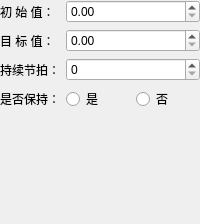
         <widget class="QWidget" name="page_slope">
          <layout class="QGridLayout" name="gridLayout_21">
           <property name="leftMargin">
            <number>0</number>
           </property>
           <property name="topMargin">
            <number>0</number>
           </property>
           <property name="rightMargin">
            <number>0</number>
           </property>
           <property name="bottomMargin">
            <number>0</number>
           </property>
           <item row="1" column="0">
            <spacer name="verticalSpacer_21">
             <property name="orientation">
              <enum>Qt::Vertical</enum>
             </property>
             <property name="sizeHint" stdset="0">
              <size>
               <width>20</width>
               <height>113</height>
              </size>
             </property>
            </spacer>
           </item>
           <item row="0" column="0">
            <layout class="QGridLayout" name="gridLayout_22">
             <item row="0" column="0">
              <widget class="QLabel" name="label_48">
               <property name="sizePolicy">
                <sizepolicy hsizetype="Maximum" vsizetype="Preferred">
                 <horstretch>0</horstretch>
                 <verstretch>0</verstretch>
                </sizepolicy>
               </property>
               <property name="text">
                <string>初 始 值：</string>
               </property>
              </widget>
             </item>
             <item row="0" column="1" colspan="2">
              <widget class="QDoubleSpinBox" name="doubleSpinBox_initalValue">
               <property name="minimumSize">
                <size>
                 <width>0</width>
                 <height>22</height>
                </size>
               </property>
              </widget>
             </item>
             <item row="1" column="0">
              <widget class="QLabel" name="label_49">
               <property name="text">
                <string>目 标 值：</string>
               </property>
              </widget>
             </item>
             <item row="1" column="1" colspan="2">
              <widget class="QDoubleSpinBox" name="doubleSpinBox_targetValue">
               <property name="minimumSize">
                <size>
                 <width>0</width>
                 <height>22</height>
                </size>
               </property>
              </widget>
             </item>
             <item row="2" column="0">
              <widget class="QLabel" name="label_50">
               <property name="text">
                <string>持续节拍：</string>
               </property>
              </widget>
             </item>
             <item row="2" column="1" colspan="2">
              <widget class="QSpinBox" name="spinBox_durationSlope">
               <property name="minimumSize">
                <size>
                 <width>0</width>
                 <height>22</height>
                </size>
               </property>
               <property name="maximum">
                <number>99999</number>
               </property>
              </widget>
             </item>
             <item row="3" column="0">
              <widget class="QLabel" name="label_51">
               <property name="text">
                <string>是否保持：</string>
               </property>
              </widget>
             </item>
             <item row="3" column="1">
              <widget class="QRadioButton" name="radioButton_keepSlope">
               <property name="minimumSize">
                <size>
                 <width>0</width>
                 <height>22</height>
                </size>
               </property>
               <property name="text">
                <string>是</string>
               </property>
              </widget>
             </item>
             <item row="3" column="2">
              <widget class="QRadioButton" name="radioButton_notKeepSlope">
               <property name="minimumSize">
                <size>
                 <width>0</width>
                 <height>22</height>
                </size>
               </property>
               <property name="text">
                <string>否</string>
               </property>
              </widget>
             </item>
            </layout>
           </item>
          </layout>
         </widget>
